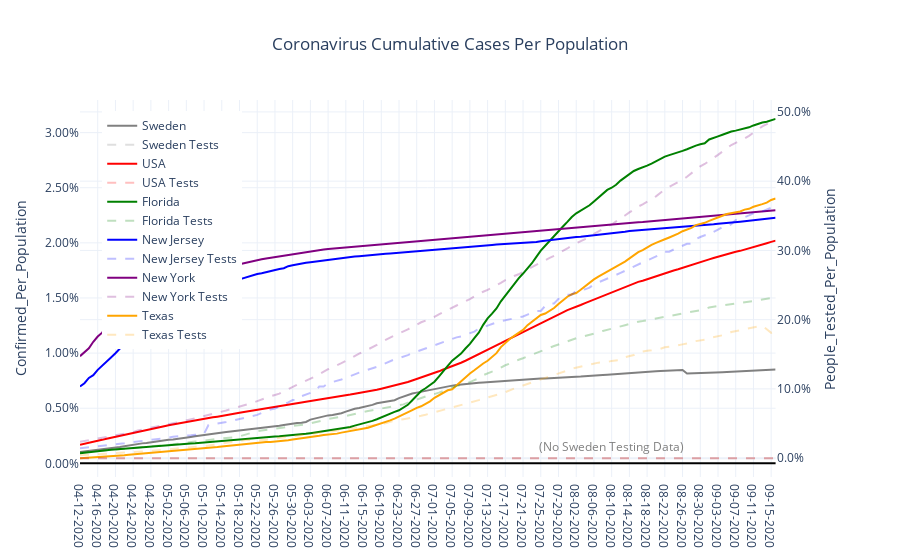

Notebook cell for this chart:
### Code cell
fig = make_subplots(specs=[[{'secondary_y':True}]])
for mycountry in countries_list:
    fig.add_trace(go.Scatter(x=country_df[country_df['Country_Region']==mycountry]['Date'],
                               y=country_df[country_df['Country_Region']==mycountry]['Confirmed_Per_Population'],
                               name = rename_dict[mycountry],
                               line = {'color':colors_dict[mycountry]}),
                  secondary_y = False)
    fig.add_trace(go.Scatter(x=country_df[country_df['Country_Region']==mycountry]['Date'],
                               y=country_df[country_df['Country_Region']==mycountry]['People_Tested_Per_Population'],
                               name = rename_dict[mycountry] + ' Tests',
                               line = {'color':colors_dict[mycountry],
                                      'dash':'dash'},
                               opacity = 0.25),
                  secondary_y = True)
fig.update_layout(showlegend = True,
                legend= dict(x=0.03,y=0.97),
                title='Coronavirus Cumulative Cases Per Population',
                title_x=0.5,
                yaxis={'title':'Confirmed_Per_Population',
                       'tickformat':'.2%',
                       'zeroline':True,'zerolinecolor':'#000000','zerolinewidth':2.0},
                template = 'plotly_white',
                annotations = [{'x':'08-10-2020',
                                 'y':0.0015,
                                 'xref':'x','yref':'y',
                                 'showarrow':False,
                                 'text':r'(No Sweden Testing Data)',
                                 'font':{'color':'grey'}}])
fig.update_yaxes(title_text='People_Tested_Per_Population',secondary_y=True,tickformat='.1%')
fig.show()
myfilename = r'C:\__YOUTUBE__\__POLITICS__\Coronavirus\outputdata\2-CV_Cum_Cases_Per_Population.png'
fig.write_image(myfilename,width = 852,height = 480, scale = 2.0)
print('Static Image:')
Image(filename=myfilename)

### Figure 1 — Plotly figure (JSON) as saved in the notebook; plotly's stock layout.template omitted (floating-point values rounded to 4 significant figures; data arrays with more than 128 entries replaced by an {"elided": "..."} marker saying what was removed)
{"data": [{"line": {"color": "grey"}, "name": "Sweden", "type": "scatter", "x": {"elided": "158 str values"}, "xaxis": "x", "y": {"elided": "158 float values"}, "yaxis": "y"}, {"line": {"color": "grey", "dash": "dash"}, "name": "Sweden Tests", "opacity": 0.25, "type": "scatter", "x": {"elided": "158 str values"}, "xaxis": "x", "y": {"elided": "158 int values"}, "yaxis": "y2"}, {"line": {"color": "red"}, "name": "USA", "type": "scatter", "x": {"elided": "158 str values"}, "xaxis": "x", "y": {"elided": "158 float values"}, "yaxis": "y"}, {"line": {"color": "red", "dash": "dash"}, "name": "USA Tests", "opacity": 0.25, "type": "scatter", "x": {"elided": "158 str values"}, "xaxis": "x", "y": {"elided": "158 int values"}, "yaxis": "y2"}, {"line": {"color": "green"}, "name": "Florida", "type": "scatter", "x": {"elided": "158 str values"}, "xaxis": "x", "y": {"elided": "158 float values"}, "yaxis": "y"}, {"line": {"color": "green", "dash": "dash"}, "name": "Florida Tests", "opacity": 0.25, "type": "scatter", "x": {"elided": "158 str values"}, "xaxis": "x", "y": {"elided": "158 float values"}, "yaxis": "y2"}, {"line": {"color": "blue"}, "name": "New Jersey", "type": "scatter", "x": {"elided": "158 str values"}, "xaxis": "x", "y": {"elided": "158 float values"}, "yaxis": "y"}, {"line": {"color": "blue", "dash": "dash"}, "name": "New Jersey Tests", "opacity": 0.25, "type": "scatter", "x": {"elided": "158 str values"}, "xaxis": "x", "y": {"elided": "158 float values"}, "yaxis": "y2"}, {"line": {"color": "purple"}, "name": "New York", "type": "scatter", "x": {"elided": "158 str values"}, "xaxis": "x", "y": {"elided": "158 float values"}, "yaxis": "y"}, {"line": {"color": "purple", "dash": "dash"}, "name": "New York Tests", "opacity": 0.25, "type": "scatter", "x": {"elided": "158 str values"}, "xaxis": "x", "y": {"elided": "158 float values"}, "yaxis": "y2"}, {"line": {"color": "orange"}, "name": "Texas", "type": "scatter", "x": {"elided": "158 str values"}, "xaxis": "x", "y": {"elided": "158 float values"}, "yaxis": "y"}, {"line": {"color": "orange", "dash": "dash"}, "name": "Texas Tests", "opacity": 0.25, "type": "scatter", "x": {"elided": "158 str values"}, "xaxis": "x", "y": {"elided": "158 float values"}, "yaxis": "y2"}], "layout": {"annotations": [{"font": {"color": "grey"}, "showarrow": false, "text": "(No Sweden Testing Data)", "x": "08-10-2020", "xref": "x", "y": 0.0015, "yref": "y"}], "legend": {"x": 0.03, "y": 0.97}, "showlegend": true, "title": {"text": "Coronavirus Cumulative Cases Per Population", "x": 0.5}, "xaxis": {"anchor": "y", "domain": [0, 0.94]}, "yaxis": {"anchor": "x", "domain": [0, 1], "tickformat": ".2%", "title": {"text": "Confirmed_Per_Population"}, "zeroline": true, "zerolinecolor": "#000000", "zerolinewidth": 2}, "yaxis2": {"anchor": "x", "overlaying": "y", "side": "right", "tickformat": ".1%", "title": {"text": "People_Tested_Per_Population"}}}}
